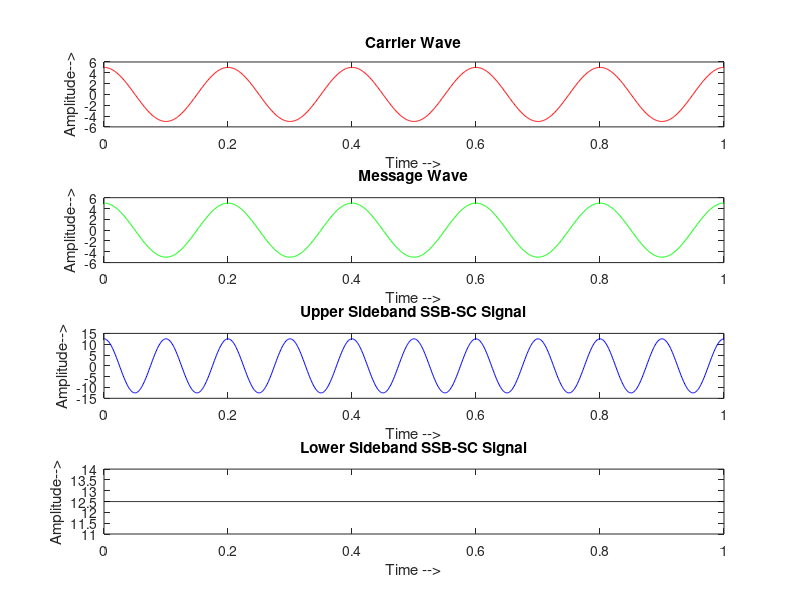

The MATLAB source for this figure:
% Generation of SSB-SC Signal
% Written by Debagnik Kar
clear all
close all
clc

fc = input('Enter the frequency of Carrier: ')
ac = input('Enter the amplitude of Carrier: ')
fm = input('Enter the frequency of Message: ')
am = input('Enter the amplitude of Message: ')

t = linspace(0,1,1000)

m = am*cos(2*pi*fm*t) %Message signal
c = ac*cos(2*pi*fc*t) %carrier Signal

Susb = ((am*ac)/2).*cos(2*pi*(fc+fm)*t) %upper Sideband
Slsb = ((am*ac)/2).*cos(2*pi*(fc-fm)*t) %lower Sideband

subplot(4,1,1)
plot(t,c,'r')
xlabel("Time -->")
ylabel("Amplitude-->")
title("Carrier Wave")

subplot(4,1,2)
plot(t,m,'g')
xlabel("Time -->")
ylabel("Amplitude-->")
title("Message Wave")

subplot(4,1,3)
plot(t,Susb,'b')
xlabel("Time -->")
ylabel("Amplitude-->")
title("Upper Sideband SSB-SC Signal")

subplot(4,1,4)
plot(t,Slsb,'k')
xlabel("Time -->")
ylabel("Amplitude-->")
title("Lower Sideband SSB-SC Signal")